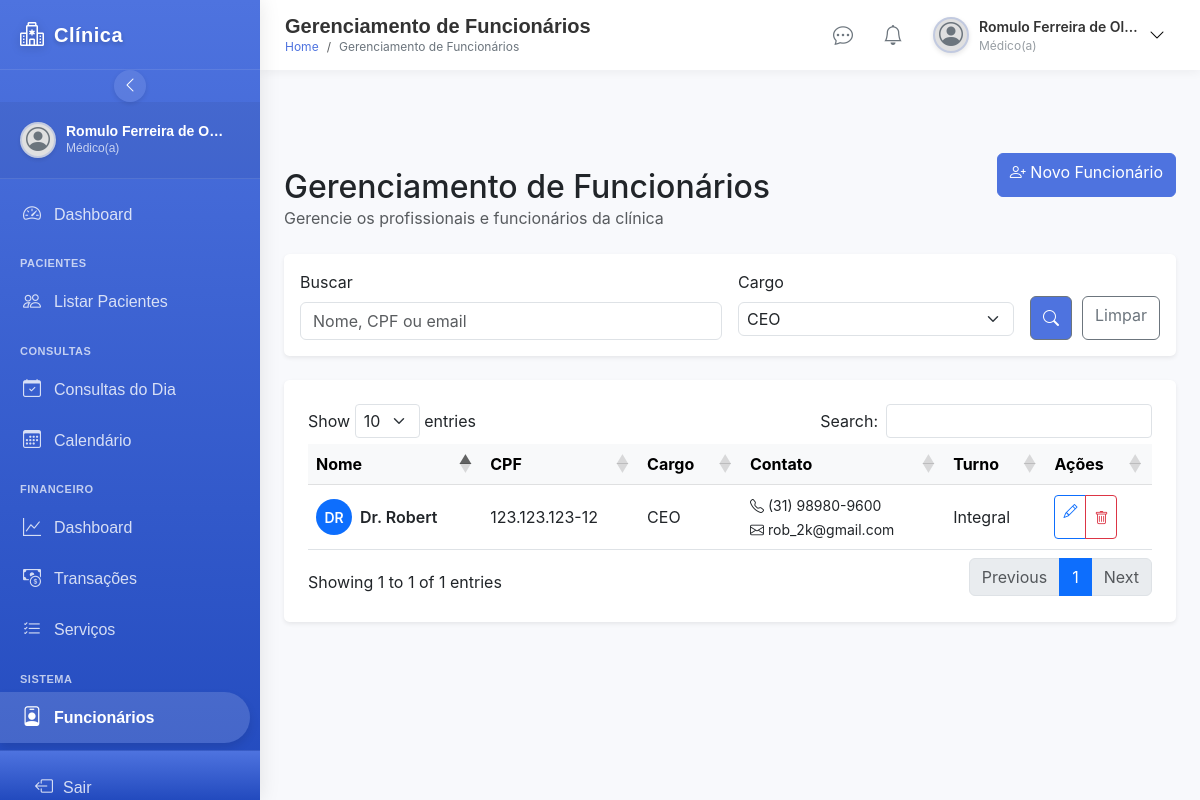
Page /pages/funcionarios.php?cargo=CEO (signed in) on the committed database.
### tables this page shows
CREATE TABLE `funcionarios` (
  `id` int(11) NOT NULL,
  `cpf` varchar(11) NOT NULL,
  `nome` varchar(100) NOT NULL,
  `data_nasc` date DEFAULT NULL,
  `email` varchar(100) DEFAULT NULL,
  `telefone` varchar(15) DEFAULT NULL,
  `whatsapp` varchar(15) DEFAULT NULL,
  `cargo` varchar(50) DEFAULT NULL,
  `turno` varchar(20) DEFAULT NULL,
  `horario_trabalho` varchar(50) DEFAULT NULL,
  `status` enum('Ativo','Inativo') NOT NULL DEFAULT 'Ativo'
);

### includes/chat.php (called while the page is built, shortened)
<?php
require_once __DIR__ . '/../config/config.php';
$usuario_id = $_SESSION['id'];
function getUsuariosChat() {
    global $conn, $usuario_id;
    $usuarios = [];
    $sql = "SELECT DISTINCT
                u.id,
                u.nome,
                u.foto_perfil,
                u.cargo,
                u.status,
                (SELECT MAX(m.data_envio) FROM mensagens m
                 WHERE (m.remetente_id = u.id AND m.destinatario_id = ?)
                    OR (m.remetente_id = ? AND m.destinatario_id = u.id)) as ultima_mensagem_data,
                (SELECT m.mensagem FROM mensagens m
                 WHERE ((m.remetente_id = u.id AND m.destinatario_id = ?)
                    OR (m.remetente_id = ? AND m.destinatario_id = u.id))
                 ORDER BY m.data_envio DESC LIMIT 1) as ultima_mensagem,
                (SELECT COUNT(*) FROM mensagens m
                 WHERE m.remetente_id = u.id AND m.destinatario_id = ? AND m.lida = 0) as nao_lidas
            FROM usuarios u
            WHERE u.id != ? AND u.status = 'ativo'
            AND (
                EXISTS (SELECT 1 FROM mensagens m WHERE m.remetente_id = u.id AND m.destinatario_id = ?)
                OR EXISTS (SELECT 1 FROM mensagens m WHERE m.remetente_id = ? AND m.destinatario_id = u.id)
            )
            ORDER BY ultima_mensagem_data DESC";
    if ($stmt = $conn->prepare($sql)) {
        $stmt->bind_param("iiiiiiii", $usuario_id, $usuario_id, $usuario_id, $usuario_id, $usuario_id, $usuario_id, $usuario_id, $usuario_id);
        if ($stmt->execute()) {
            $result = $stmt->get_result();
        }
    }
    $sql_outros = "SELECT
                    u.id,
                    u.nome,
                    u.foto_perfil,
                    u.cargo,
                    u.status,
                    NULL as ultima_mensagem_data,
                    NULL as ultima_mensagem,
                    0 as nao_lidas
                FROM usuarios u
                WHERE u.id != ? AND u.status = 'ativo'
                AND NOT EXISTS (
                    SELECT 1 FROM mensagens m
                    WHERE (m.remetente_id = u.id AND m.destinatario_id = ?)
                       OR (m.remetente_id = ? AND m.destinatario_id = u.id)
                )
                ORDER BY u.nome";
    if ($stmt = $conn->prepare($sql_outros)) {
        $stmt->bind_param("iii", $usuario_id, $usuario_id, $usuario_id);
        if ($stmt->execute()) {
            $result = $stmt->get_result();
            while ($row = $result->fetch_assoc()) {
                $usuarios[] = $row;
            }
        }
    }
    return $usuarios;
}
?>
                            <?php $usuarios = getUsuariosChat(); ?>

### functions/utils/helpers.php (called while the page is built, shortened)
<?php
function formatarTelefone($telefone) {
    $telefone = preg_replace('/\D/', '', $telefone);
    if (strlen($telefone) === 11) {
        return '(' . substr($telefone, 0, 2) . ') ' . substr($telefone, 2, 5) . '-' . substr($telefone, 7);
    } elseif (strlen($telefone) === 10) {
        return '(' . substr($telefone, 0, 2) . ') ' . substr($telefone, 2, 4) . '-' . substr($telefone, 6);
    } elseif (strlen($telefone) === 8) {
        return substr($telefone, 0, 4) . '-' . substr($telefone, 4);
    } else {
        return $telefone;
    }
}
function formatarCPF($cpf) {
    $numeros = preg_replace('/[^0-9]/', '', $cpf);
    return substr($numeros, 0, 3) . '.' .
           substr($numeros, 3, 3) . '.' .
           substr($numeros, 6, 3) . '-' .
           substr($numeros, 9, 2);
}
function getInitials($name) {
    $names = explode(' ', $name);
    return strtoupper(substr($names[0], 0, 1) . substr($names[count($names) - 1], 0, 1));
}
?>

### pages/funcionarios.php (the view, shortened to what this page needs)
<?php
require_once '../config/config.php';
require_once '../functions/utils/helpers.php';
$titulo = "Gerenciamento de Funcionários";
$search = isset($_GET['search']) ? $_GET['search'] : '';
$cargo = isset($_GET['cargo']) ? $_GET['cargo'] : '';
$sql = "SELECT id, cpf, nome, cargo, telefone, email, turno FROM funcionarios WHERE 1=1";
if (!empty($cargo)) {
    $cargo = $conn->real_escape_string($cargo);
    $sql .= " AND cargo = '$cargo'";
}
$sql .= " ORDER BY nome ASC";
$result = $conn->query($sql);
$sql_cargos = "SELECT DISTINCT cargo FROM funcionarios ORDER BY cargo ASC";
$result_cargos = $conn->query($sql_cargos);
$cargos = [];
if ($result_cargos->num_rows > 0) {
    while ($row = $result_cargos->fetch_assoc()) {
        $cargos[] = $row['cargo'];
    }
}
?>
<!DOCTYPE html>
<html lang="pt-br">
<head>
    <link href="https://cdn.jsdelivr.net/npm/bootstrap@5.3.0/dist/css/bootstrap.min.css" rel="stylesheet">
    <link rel="stylesheet" href="https://cdn.jsdelivr.net/npm/bootstrap-icons@1.11.3/font/bootstrap-icons.min.css">
    <link href="https://cdn.datatables.net/1.13.6/css/dataTables.bootstrap5.min.css" rel="stylesheet">
    <link href="https://cdn.datatables.net/responsive/2.5.0/css/responsive.bootstrap5.min.css" rel="stylesheet">
    <link rel="stylesheet" href="../css/styles.css">
    <link rel="stylesheet" href="../css/responsive.css">
</head>
<body>
    <div class="d-flex flex-column flex-lg-row">
    <div class="d-none d-md-block">
        <?php include '../includes/sidebar.php' ?>
        </div>
        <main class="main-content">
            <?php include '../includes/topbar.php' ?>
            <div class="container-fluid px-3 px-md-4 py-3 py-md-4 mt-5">
                <div class="row mb-4 align-items-center fade-in mt-5">
                    <div class="col-md-8 mt-5">
                        <h2 class="mb-0"><?= $titulo ?></h2>
                        <p class="text-muted mb-0">Gerencie os profissionais e funcionários da clínica</p>
                    </div>
                    <div class="col-md-4 text-md-end mt-3 mt-md-0">
                        <a href="add_funcionario.php" class="btn btn-primary">
                            <i class="bi bi-person-plus"></i> <span class="d-none d-sm-inline">Novo Funcionário</span>
                        </a>
                    </div>
                </div>
                <div class="row mb-4 slide-in-up" style="animation-delay: 0.1s;">
                    <div class="col-12">
                        <div class="card border-0 shadow-sm">
                            <div class="card-body">
                                <form action="<?= htmlspecialchars($_SERVER["PHP_SELF"]); ?>" method="get" class="row g-3">
                                    <div class="col-md-6 col-sm-12">
                                        <label for="search" class="form-label">Buscar</label>
                                        <div class="input-group">
                                            <input type="text" class="form-control" id="search" name="search" placeholder="Nome, CPF ou email" value="<?= htmlspecialchars($search) ?>">
                                        </div>
                                    </div>
                                    <div class="col-md-4 col-sm-8">
                                        <label for="cargo" class="form-label">Cargo</label>
                                        <select class="form-select" id="cargo" name="cargo">
                                            <?php foreach ($cargos as $c): ?>
                                                <option value="<?= htmlspecialchars($c) ?>" <?= $cargo === $c ? 'selected' : '' ?>>
                                                    <?= htmlspecialchars($c) ?>
                                                </option>
                                            <?php endforeach; ?>
                                        </select>
                                    </div>
                                      <div class="col-md-2 col-sm-4 d-flex align-items-end">
                                     <button class="btn btn-outline-secondary" type="submit" id="btnSearch" style="margin-right:10px; background-color:rgb(78, 115, 223);">
                                                <i class="bi bi-search text-white"></i>
                                            </button>
                                        <a href="<?= htmlspecialchars($_SERVER["PHP_SELF"]); ?>" class="btn btn-outline-secondary w-100" >
                                           <span >Limpar</span>
                                        </a>
                                    </div>
                                </form>
                            </div>
                        </div>
                    </div>
                </div>
                <div class="row mb-4 slide-in-up d-none d-md-flex" style="animation-delay: 0.2s;">
                    <div class="col-12">
                        <div class="card border-0 shadow-sm">
                            <div class="card-body p-4">
                                <?php if ($result && $result->num_rows > 0): ?>
                                    <div class="table-responsive">
                                        <table class="table table-hover align-middle" id="funcionariosTable">
                                            <thead class="table-light">
                                                <tr>
                                                    <th>Nome</th>
                                                    <th>CPF</th>
                                                    <th>Cargo</th>
                                                    <th>Contato</th>
                                                    <th>Turno</th>
                                                    <th>Ações</th>
                                                </tr>
                                            </thead>
                                            <tbody>
                                                <?php
                                                $result->data_seek(0);
                                                while ($row = $result->fetch_assoc()):
                                                ?>
                                                    <tr>
                                                        <td>
                                                            <div class="d-flex align-items-center">
                                                                <div class="avatar-circle bg-primary text-white me-2">
                                                                    <?= getInitials($row['nome']) ?>
                                                                </div>
                                                                <div>
                                                                    <div class="fw-semibold"><?= htmlspecialchars($row['nome']) ?></div>
                                                                </div>
                                                            </div>
                                                        </td>
                                                        <td><?= isset($row['cpf']) ? formatarCPF($row['cpf']) : '-' ?></td>
                                                        <td><?= htmlspecialchars($row['cargo']) ?></td>
                                                        <td>
                                                            <div><small><i class="bi bi-telephone me-1"></i><?= formatarTelefone($row['telefone']) ?></small></div>
                                                            <div><small><i class="bi bi-envelope me-1"></i><?= htmlspecialchars($row['email']) ?></small></div>
                                                        </td>
                                                        <td><?= htmlspecialchars($row['turno'] ?? '-') ?></td>
                                                        <td>
                                                            <div class="btn-group">
                                                                <a href="add_funcionario.php?id=<?= $row['id'] ?>" class="btn btn-sm btn-outline-primary">
                                                                    <i class="bi bi-pencil"></i>
                                                                </a>
                                                                <button type="button" class="btn btn-sm btn-outline-danger delete-funcionario" data-id="<?= $row['id'] ?>" data-nome="<?= htmlspecialchars($row['nome']) ?>">
                                                                    <i class="bi bi-trash"></i>
                                                                </button>
                                                            </div>
                                                        </td>
                                                    </tr>
                                                <?php endwhile; ?>
                                            </tbody>
                                        </table>
                                    </div>
                                <?php endif; ?>
                            </div>
                        </div>
                    </div>
                </div>
            </div>
        </main>
    </div>
</body>
</html>

### css/styles.css (style rules this page uses)
:root { --primary-color: #4e73df; --secondary-color: #6c757d; --success-color: #1cc88a; --info-color: #36b9cc; --warning-color: #f6c23e; --danger-color: #e74a3b; --light-color: #f8f9fc; --dark-color: #5a5c69; }
body { background-color: #f8f9fc; font-family: "Nunito", -apple-system, BlinkMacSystemFont, "Segoe UI", Roboto, "Helvetica Neue", Arial, sans-serif; }
.card { border: none; border-radius: 0.35rem; box-shadow: 0 0.15rem 1.75rem 0 rgba(58, 59, 69, 0.1); }
.btn-primary { background-color: var(--primary-color); border-color: var(--primary-color); }
.fade-in { animation: fadeIn 0.5s ease-in-out; }
.slide-in-up { animation: slideInUp 0.5s ease-in-out; }

### css/responsive.css (style rules this page uses)
@media (hover: none) { .btn { min-height: 44px; } }
@media (hover: none) { input, select, textarea { font-size: 16px !important; } }
body.has-mobile-nav { padding-bottom: 65px; }

### pages/funcionarios.php (style rules this page uses)
:root { --header-height: 60px; --mobile-nav-height: 60px; }
body { overflow-x: hidden; padding-bottom: var(--mobile-nav-height); }
.form-select { font-size: 18px; padding: 4px 8px; }
.form-select option { font-size: 12px; }
#btnSearch { width:200px; }
@media (min-width: 992px) { body { padding-bottom: 0; } }
.avatar-circle { width: 36px; height: 36px; border-radius: 50%; display: flex; align-items: center; justify-content: center; font-weight: 600; font-size: 14px; }
.fade-in { animation: fadeIn 0.5s ease-in-out; }
.slide-in-up { animation: slideInUp 0.5s ease-in-out; }
.main-content { transition: all 0.3s ease; width: 100%; }
@media (min-width: 992px) { .main-content { width: calc(100% - var(--sidebar-width)); margin-left: var(--sidebar-width); } }
.has-mobile-nav { padding-bottom: var(--mobile-nav-height); }

### includes/sidebar.php (style rules this page uses)
:root { --sidebar-width: 260px; --sidebar-collapsed-width: 70px; --sidebar-bg: linear-gradient(180deg, #4e73df 0%, #224abe 100%); --sidebar-color: #fff; --sidebar-hover-bg: rgba(255, 255, 255, 0.1); --sidebar-active-bg: rgba(255, 255, 255, 0.15); --sidebar-border: rgba(255, 255, 255, 0.1); --sidebar-icon-size: 18px; --sidebar-transition: all 0.3s ease; --sidebar-shadow: 0 0 20px rgba(0, 0, 0, 0.1); --sidebar-header-height: 70px; --sidebar-footer-height: 50px; }

### includes/topbar.php (style rules this page uses)
:root { --topbar-height: 70px; --topbar-bg: #fff; --topbar-color: #333; --topbar-border: rgba(0, 0, 0, 0.05); --topbar-shadow: 0 2px 10px rgba(0, 0, 0, 0.05); --topbar-transition: all 0.3s ease; --primary-color: #4e73df; --primary-hover: #3a5ccc; --sidebar-width: 260px; --sidebar-collapsed-width: 70px; }

### rows in the picture
funcionarios: nome "DR", nome "Dr. Robert", cpf "123.123.123-12", cargo "CEO", telefone "(31) 98980-9600", email "rob_2k@gmail.com", turno "Integral"

### other values in the picture
$nomeUsuario "Romulo Ferreira de O…"
$cargoUsuario "Médico(a)"
$tituloPagina "Gerenciamento de Funcionários"
$nomeUsuario "Romulo Ferreira de Ol…"
$titulo "Gerenciamento de Funcionários"
form field cargo "CEO"
